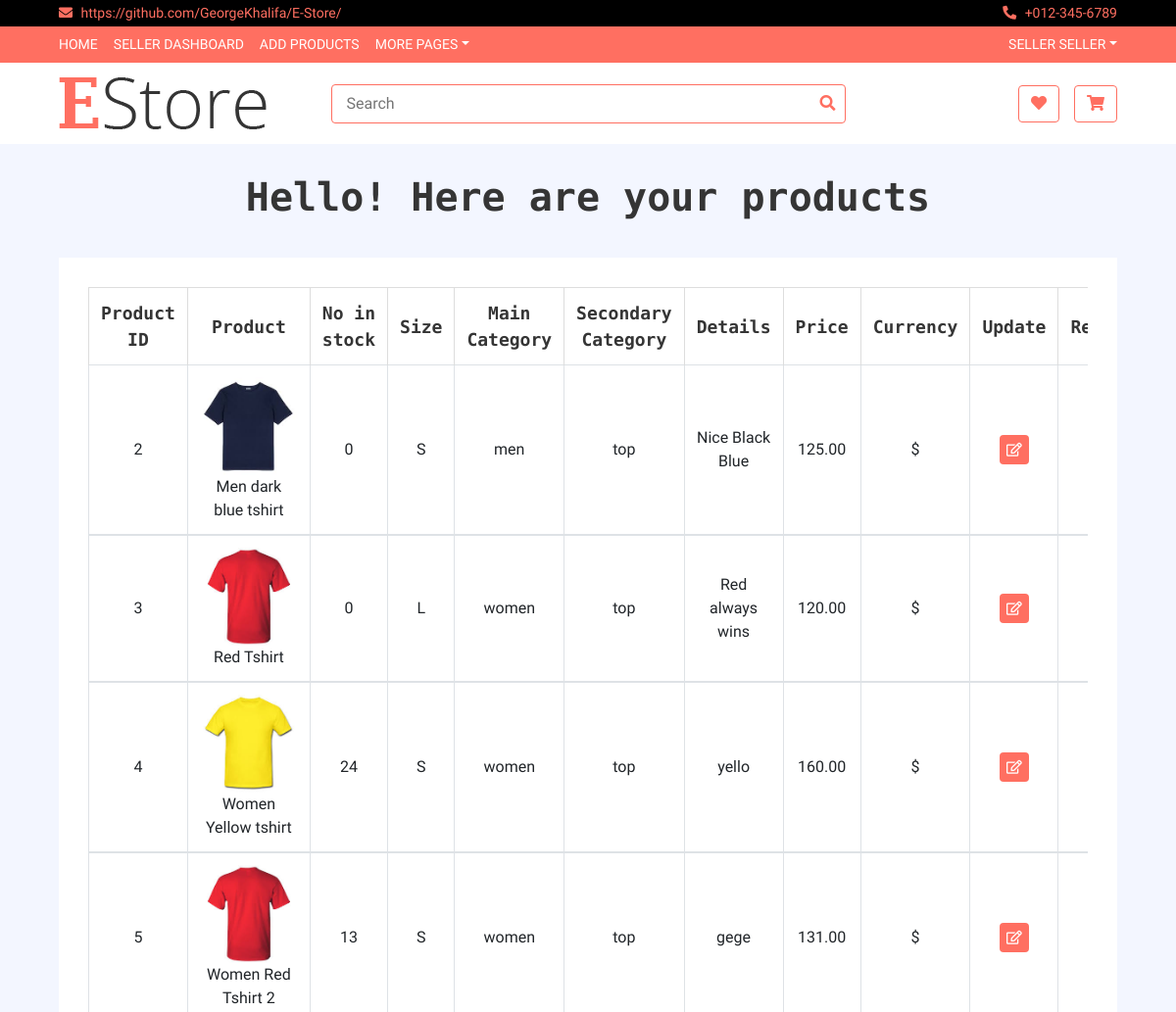
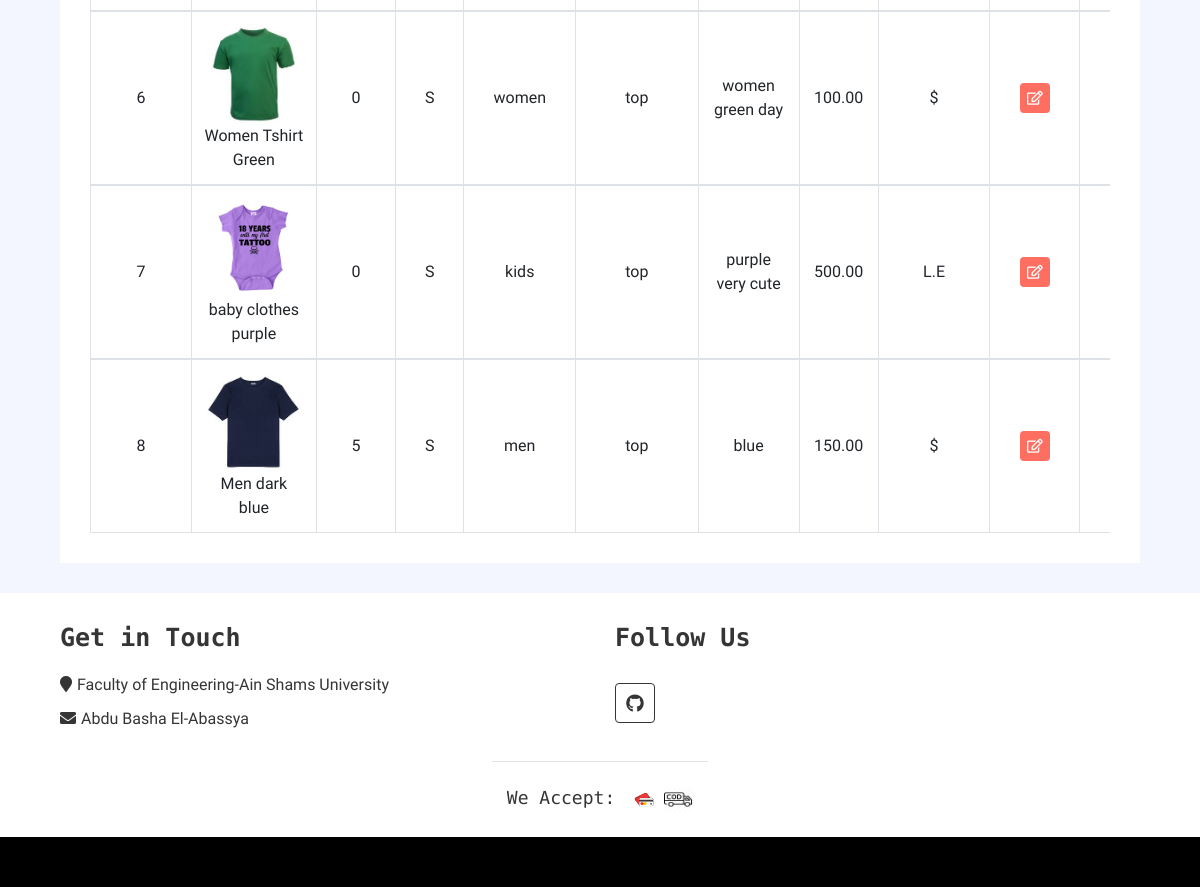
Screenshot of /App1/product_status/ (signed in) with the database file from the repository (2 pictures, top to bottom).
### App1/models.py (models this page shows, shortened)
class Product(models.Model):
    id = models.AutoField(primary_key=True)
    seller = models.ForeignKey(to = User,on_delete = models.CASCADE)
    name=models.CharField(max_length=20,default='')
    in_stock = models.PositiveIntegerField()
    currency =  models.CharField(default='$',choices=currency_choices,max_length=20)
    size = models.CharField(default='S',choices=size_choices,max_length=20)
    price = models.DecimalField(max_length = 13, decimal_places = 2, max_digits = 10) #product_price
    picture = models.ImageField(upload_to = 'product_picture/', default = 'null.png')
    main_category= models.CharField(default='Men',choices=main_category_choices,max_length=20)
    secondary_category=  models.CharField(default='Top',choices=secondary_choices,max_length=20)
    details=models.CharField(default='',max_length=1999)
    views = models.ManyToManyField(User,related_name='view',default=None,blank=True)
    favourites =models.ManyToManyField(User,related_name='favourite',default=None,blank=True)

### App1/views.py (the view)
@login_required
def product_status(request):
    result = C.product_status_c(request)
    return result

### App1/context_processors.py (called while the page is built)
def add_variable_to_context(request):
    if(request.user.is_authenticated and not request.user.is_superuser):
        actual_user = UserInfo.objects.filter(user = request.user)[0]
        firstname = request.user.first_name
        lastname = request.user.last_name
        if actual_user.BuyerOrSeller == 'seller':
            sellerflag = True
        else:
            sellerflag = False
    else:
        sellerflag = False
        firstname = ""
        lastname = ""
    return {
        'sellerflag': sellerflag, 'firstname': firstname, 'lastname': lastname
    }

### App1/views.py (called while the page is built)
    def product_status_c(self, request):
        Products=Product.objects.filter(seller=request.user)
        return render(request,'App1/product_status.html',{'editupdate':Products})

### templates/App1/product_status.html (shortened to what this page needs)
{% extends 'App1/base.html'%}
{% block body_block %}
    <h1 style="text-align:center">Hello! Here are your products</h1>
    <div class="wishlist-page">
            <div class="container-fluid">
                <div class="wishlist-page-inner">
                    <div class="row">
                        <div class="col-md-12">
                            <div class="table-responsive">
                                <table class="table table-bordered">
                                    <thead class="thead-dark">
                                        <tr>
                                            <th>Product ID</th>
                                            <th>Product</th>
                                            <th>No in stock</th>
                                            <th>Size</th>
                                            <th>Main Category</th>
                                            <th>Secondary Category</th>
                                            <th>Details</th>
                                            <th>Price</th>
                                            <th>Currency</th>
                                            <th>Update</th>
                                            <th>Remove</th>
                                        </tr>
                                    </thead>
                                    <tbody class="align-middle">
                                      {%for item in editupdate%}
                                      <tr>
                                      <td>{{item.id}}</td>
                                      <td><img src="{{item.picture.url}}" alt="Product Image" height=100px width=100px>{{item.name}}</td>
                                      <td>{{item.in_stock}}</td>
                                      <td>{{item.size}}</td>
                                      <td>{{item.main_category}}</td>
                                      <td>{{item.secondary_category}}</td>
                                      <td>{{item.details}}</td>
                                      <td>{{item.price}}</td>
                                      <td>{{item.currency}}</td>
                                      <td>
                                       <a href="{%url 'App1:edit_product' item.id %}"><button><i class="far fa-edit"></i></button></a>
                                      </td>
                                       <td><a href="{% url 'App1:remove_product' item.id%}"><button></button></a></td>
                                      </tr>
                                      </tbody>
                                     {% endfor %}
                                </table>
                            </div>
                        </div>
                    </div>
                </div>
            </div>
        </div>
{% endblock %}

### templates/App1/base.html (shortened to what this page needs)
<!DOCTYPE html>
{% load static %}
<html lang="en" dir="ltr">
  <head>
    <link rel="stylesheet" href="https://cdn.jsdelivr.net/npm/bootstrap@4.5.3/dist/css/bootstrap.min.css">
    <link rel="stylesheet" href="https://use.fontawesome.com/releases/v5.3.1/css/all.css">
            <link rel="stylesheet" href="http://netdna.bootstrapcdn.com/font-awesome/4.2.0/css/font-awesome.min.css">
            <link href="https://stackpath.bootstrapcdn.com/bootstrap/4.4.1/css/bootstrap.min.css" rel="stylesheet">
            <link href="https://cdnjs.cloudflare.com/ajax/libs/font-awesome/5.10.0/css/all.min.css" rel="stylesheet">
            <link href="{% static 'lib/slick/slick.css' %}" rel="stylesheet">
            <link href="{% static 'lib/slick/slick-theme.css' %}" rel="stylesheet">
            <link href="{% static 'css/style.css' %}" rel="stylesheet">
            <link href="{% static 'css/star-rating.css' %}" rel="stylesheet">
  </head>
  <body>
        <div class="top-bar">
            <div class="container-fluid">
                <div class="row">
                    <div class="col-sm-6">
                        <i class="fa fa-envelope"></i>
                        <a href="https://github.com/GeorgeKhalifa/E-Store/"> https://github.com/GeorgeKhalifa/E-Store/</a>
                    </div>
                    <div class="col-sm-6">
                        <i class="fa fa-phone-alt"></i>
                        +012-345-6789
                    </div>
                </div>
            </div>
        </div>
        <div class="nav">
            <div class="container-fluid">
                <nav class="navbar navbar-expand-md bg-dark navbar-dark">
                    <div class="collapse navbar-collapse justify-content-between" id="navbarCollapse">
                        <div class="navbar-nav mr-auto">
                            <a href="{% url 'index' %}" class="nav-item nav-link">Home</a>
                            {% if user.is_authenticated and sellerflag %}
                            <a href="{% url 'App1:product_status'%}" class="nav-item nav-link">Seller Dashboard</a>
                            <a href="{% url 'App1:add_product'%}" class="nav-item nav-link">Add Products</a>
                            {% endif %}
                            <div class="nav-item dropdown">
                                <a href="#" class="nav-link dropdown-toggle" data-toggle="dropdown">More Pages</a>
                            </div>
                        </div>
                        <div class="navbar-nav ml-auto">
                            <div class="nav-item dropdown">
                                  {% if user.is_authenticated %}
                                <a href="#" class="nav-link dropdown-toggle" data-toggle="dropdown">{{firstname}} {{lastname}}</a>
                                {% else %}
                                  <a href="#" class="nav-link dropdown-toggle" data-toggle="dropdown">User Account</a>
                                {% endif %}
                            </div>
                        </div>
                    </div>
                </nav>
            </div>
        </div>
        <div class="bottom-bar">
            <div class="container-fluid">
                <div class="row align-items-center">
                    <div class="col-md-3">
                        <div class="logo">
                            <a href="{%url 'index'%}">
                                <img src= {% static 'img/logo.png' %} alt="Logo">
                            </a>
                        </div>
                    </div>
                    <div class="col-md-6">
                       <form action="{%url 'index'%}">
                        <div class="search">
                            <input type="text" placeholder="Search" name="search">
                            <button><i class="fa fa-search"></i></button>
                        </div>
                        </form>
                    </div>
                    <div class="col-md-3">
                        <div class="user">
                             {% if  request.user.is_authenticated and not sellerflag %}
                            <a href="{% url 'App1:favourite_list'%}" class="btn wishlist">
                                <i class="fa fa-heart"></i>
                                <span></span>
                            </a>
                            <a href="{% url 'App1:cart'%}" class="btn cart">
                                <i class="fa fa-shopping-cart"></i>
                                <span>({{total_number}})</span>
                            </a>
                            {% else %}
                             <a href="{% url 'App1:register'%}" class="btn wishlist">
                                <i class="fa fa-heart"></i>
                            </a>
                            <a href="{% url 'App1:register'%}" class="btn cart">
                                <i class="fa fa-shopping-cart"></i>
                            </a>
                            {% endif %}
                        </div>
                    </div>
                </div>
            </div>
        </div>
      {% block body_block %}
      {% endblock %}
 <div class="footer">
            <div class="container-fluid">
                <div class="row">
                    <div class="col-lg-6 col-md-6">
                        <div class="footer-widget">
                            <h2>Get in Touch</h2>
                            <div class="contact-info">
                                <p><i class="fa fa-map-marker"></i>Faculty of Engineering-Ain Shams University</p>
                                <p><i class="fa fa-envelope"></i>Abdu Basha El-Abassya</p>
                            </div>
                        </div>
                    </div>
                    <div class="col-lg-6 col-md-6">
                        <div class="footer-widget">
                            <h2>Follow Us</h2>
                            <div class="contact-info">
                                <div class="social">
                                    <a href="https://github.com/GeorgeKhalifa/E-Store/"><i class="fab fa-github"></i></a>
                                </div>
                            </div>
                        </div>
                    </div>
                <div class="row payment align-items-center">
                    <div class="col-md-12">
                        <div class="payment-method">
                            <h2 style="text-align:center">We Accept:</h2>
                            <img src={% static 'img/creditcard.png' %} alt="Payment Method" height=30px width=30px />
                            <img src={% static 'img/cod.png' %} alt="Payment Method" height=30px width=30px />
                        </div>
                    </div>
                        </div>
                    </div>
                </div>
            </div>
        <div class="footer-bottom">
        </div>
  </body>
</html>

### static/css/style.css (style rules this page uses)
body { color: #353535; font-family: 'Open Sans', sans-serif; font-weight: 400; background: #f3f6ff; }
a { color: #FF6F61; }
h1 { font-family: 'Source Code Pro', monospace; font-weight: 900; }
h2 { font-family: 'Source Code Pro', monospace; font-weight: 700; }
@media (min-width: 992px) { .container-fluid { padding-right: 60px; padding-left: 60px; } }
.btn { color: #FF6F61; background: #ffffff; border: 1px solid #FF6F61; }
.top-bar { padding: 3px 0; font-size: 14px; color: #FF6F61; background: #000000; }
.top-bar i { margin-right: 5px; }
.top-bar .col-sm-6:first-child { text-align: left; }
.top-bar .col-sm-6:last-child { text-align: right; }
.nav { position: relative; }
@media (min-width: 992px) { .nav .container-fluid { padding-left: 52px; padding-right: 52px; } }
.nav .navbar { height: 100%; padding: 0; }
@media (min-width: 768px) { .nav, .nav .navbar { background: #FF6F61 !important; } }
@media (min-width: 768px) { .nav .navbar-dark a.nav-link { color: #ffffff; font-size: 14px; text-transform: uppercase; } }
.bottom-bar { padding: 15px 0; background: #ffffff; margin-bottom: 30px; }
.bottom-bar .logo { text-align: left; overflow: hidden; }
.bottom-bar .logo a img { max-height: 60px; }
.bottom-bar .search { width: 100%; }
.bottom-bar .search input[type=text] { width: 100%; height: 40px; padding: 0 15px; color: #666666; border: 1px solid #FF6F61; border-radius: 4px; }
.bottom-bar .search button { position: absolute; width: 40px; height: 38px; top: 1px; right: 16px; padding: 0 15px; border: none; background: none; color: #FF6F61; border-radius: 0 2px 2px 0; }
.bottom-bar .user { font-size: 0; text-align: right; }
.bottom-bar .user .wishlist { margin-right: 15px; }
.bottom-bar .user .cart i, .bottom-bar .user .wishlist i { color: #FF6F61; }
@media (min-width: 768px) { .bottom-bar { max-height: 90px; } }
.wishlist-page { position: relative; padding: 30px 0; }
.wishlist-page .wishlist-page-inner { padding: 30px; background: #ffffff; }
.wishlist-page .table { width: 100%; text-align: center; margin-bottom: 0; }
.wishlist-page .table .thead-dark th { font-family: 'Source Code Pro', monospace; font-size: 18px; font-weight: 700; color: #353535; text-align: center; background: transparent; border-color: #dddddd; border-bottom: none; vertical-align: middle; }
.wishlist-page .table td { font-size: 16px; vertical-align: middle; }
.wishlist-page .table button { width: 30px; height: 30px; font-size: 14px; text-align: center; color: #ffffff; background: #FF6F61; border: none; border-radius: 4px; }
.footer { position: relative; padding: 30px 0 0 0; background: #ffffff; }
.footer .footer-widget { position: relative; width: 100%; margin-bottom: 30px; }
.footer .footer-widget h2 { font-size: 25px; white-space: nowrap; margin-bottom: 20px; }
.footer .contact-info p { margin-bottom: 10px; font-size: 16px; }
.footer .contact-info p i { margin-right: 5px; }
.footer .social { position: relative; width: 100%; }
.footer .social a { display: inline-block; margin: 10px 5px 0 0; width: 40px; height: 40px; padding: 6px 0; text-align: center; font-size: 18px; color: #353535; border: 1px solid #353535; border-radius: 4px; transition: all .3s; }
.footer .payment { padding-top: 25px; padding-bottom: 25px; border-top: 1px solid rgba(0, 0, 0, .1); }
@media (min-width: 992px) { .footer .payment { max-width: 80%; margin: 0 auto; } }
.footer .payment-method, .footer .payment-security { overflow: hidden; }
.footer .payment-method { text-align: left; }
.footer .payment-method h2, .footer .payment-security h2 { display: inline-block; margin: 0 10px 0 0; font-size: 18px; font-weight: 400; line-height: 22px; }
.footer .payment-method img, .footer .payment-security img { height: 25px; }
.footer-bottom { position: relative; padding: 25px 0; background: #000000; }

### rows the page displays
Product: id "2", picture (picture), name "Men dark blue tshirt", in_stock "0", size "S", main_category "men", secondary_category "top", details "Nice Black Blue", price "125.00", currency "$"
Product: id "3", picture (picture), name "Red Tshirt", in_stock "0", size "L", main_category "women", secondary_category "top", details "Red always wins", price "120.00", currency "$"
Product: id "4", picture (picture), name "Women Yellow tshirt", in_stock "24", size "S", main_category "women", secondary_category "top", details "yello", price "160.00", currency "$"
Product: id "5", picture (picture), name "Women Red Tshirt 2", in_stock "13", size "S", main_category "women", secondary_category "top", details "gege", price "131.00", currency "$"
Product: id "6", picture (picture), name "Women Tshirt Green", in_stock "0", size "S", main_category "women", secondary_category "top", details "women green day", price "100.00", currency "$"
Product: id "7", picture (picture), name "baby clothes purple", in_stock "0", size "S", main_category "kids", secondary_category "top", details "purple very cute", price "500.00", currency "L.E"
Product: id "8", picture (picture), name "Men dark blue", in_stock "5", size "S", main_category "men", secondary_category "top", details "blue", price "150.00", currency "$"

### other values shown
{{ firstname }} "SELLER"
{{ lastname }} "SELLER"
